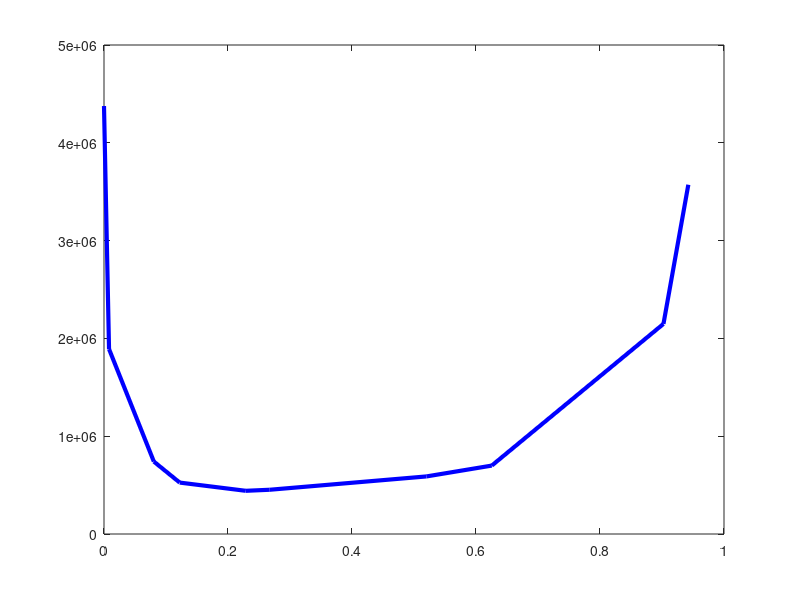

MATLAB code for this plot:
clear;clc

Fs0 = 3169; # Παροχή γλυκόζης στην τροφοδοσία [kg/h]

# Πειραματικά δεδομένα
S = [230.44, 228.57, 211.91, 202.3, 177.75, 168.85, 110.61, 86.32, 22.5, 13.26];
x = [0.9382, 2.18, 5.79, 8.36, 10.69, 10.75, 10.8, 10.83, 10.85, 10.68];

#x = [0.9382, 2.18, 5.79, 8.36, 10.69];
#S = [230.44, 228.57, 211.91, 202.3, 177.75];


rs = ((1.563*10^-3.*S)./(236.19+S)).*x; # Ρυθμός κατανάλωσης γλυκόζης [kg/m^3 h]
xs = (S(1)-S)./S(1); # Μετατροπή

Fsrs = Fs0./rs;

V_cstr = Fsrs(10)*xs(10)
V_pfr = trapz(xs, Fsrs)

plot(xs, Fsrs, "b-", "linewidth", 3)
